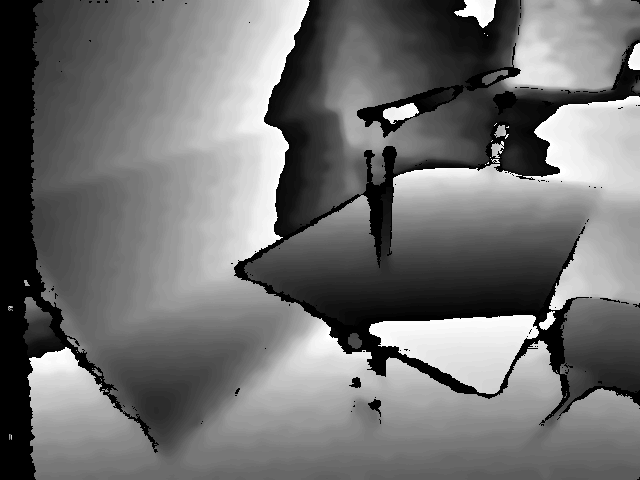
#> input picture dataset/ucl_data/depthTSDF/ucl_depth_09.png, 640 x 480 px; its folder holds only this picture in this run
$ python regenerate_datasets.py
#> lines starting #> are read from the running program, lines starting #| are printed output that depends on the picture; after the words box and inside, x2 and y2 are one past the last pixel; in counts of white or black regions, pixels touching at a corner belong together
### data_utils/prepare_ucl_data.py
import os
import numpy as np
import h5py
import glob
import cv2
from tqdm import tqdm
import pickle

def load_camera_intrinsics(intrinsics_path):
    """
    Load camera intrinsics for the UCL data.

    Args:
        intrinsics_path: Path to the intrinsics.txt file

    Returns:
        dict with camera parameters (fx, fy, cx, cy)
    """
#> called with intrinsics_path = 'dataset/ucl_data/intrinsics.txt'
    try:
        with open(intrinsics_path, 'r') as f:
#> (reads dataset/ucl_data/intrinsics.txt from the repository)
            lines = f.readlines()

            # Parse the depth intrinsics section
            depth_section = False
            for line in lines:
                if "Depth Intrinsics:" in line:
                    depth_section = True
                    continue

                if depth_section:
                    if "PPX:" in line:
                        cx = float(line.split(":")[1].strip())
                    elif "PPY:" in line:
                        cy = float(line.split(":")[1].strip())
                    elif "Fx:" in line:
                        fx = float(line.split(":")[1].strip())
                    elif "Fy:" in line:
                        fy = float(line.split(":")[1].strip())
                    elif "Extrinsics" in line:
                        # We've moved past the depth section
                        break
#> in prepare_ucl_data, depth_img is the input picture: shape (480, 640) uint16; min 0, max 65464, mean 28876

            return {
                'fx': fx,
                'fy': fy,
                'cx': cx,
                'cy': cy
            }
    except Exception as e:
        print(f"Error loading intrinsics from {intrinsics_path}: {e}")
        # Return default values if file can't be loaded
        return {
            'fx': 390.7360534667969,
            'fy': 390.7360534667969,
            'cx': 320.08819580078125,
            'cy': 244.1026153564453
        }

def depth_to_pointcloud(depth_img, intrinsics):
    """
    Convert depth image to 3D point cloud.

    Args:
        depth_img: HxW depth image
        intrinsics: dict with camera parameters (fx, fy, cx, cy)

    Returns:
        points: Nx3 array of 3D points
    """
    rows, cols = depth_img.shape
#> rows = 480; cols = 640
    c, r = np.meshgrid(np.arange(cols), np.arange(rows), sparse=True)
#> r = 480 values from 0 to 479

    # Convert to 3D coordinates
    z = depth_img.astype(float) / 1000.0  # Convert from mm to meters
    x = (c - intrinsics['cx']) * z / intrinsics['fx']
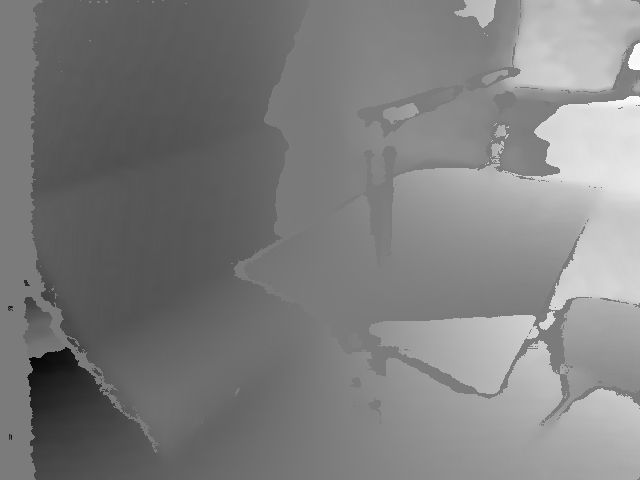
#> x: shape (480, 640) float64; min -50.1, max 53.43, mean 1.4; drawn with min black and max white
    y = (r - intrinsics['cy']) * z / intrinsics['fy']
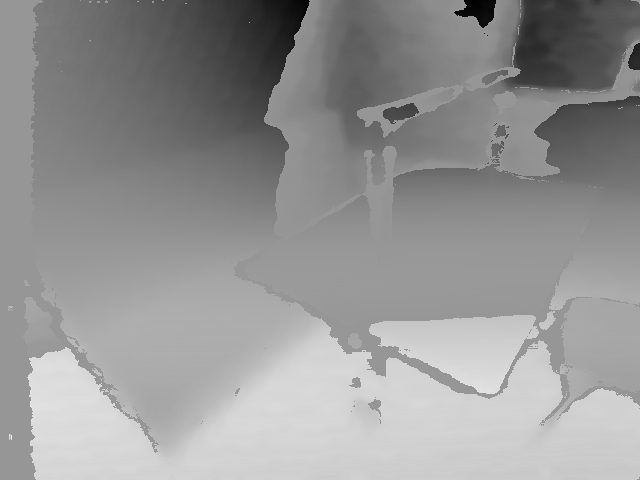
#> y: shape (480, 640) float64; min -40.9, max 28.53, mean -0.2; drawn with min black and max white

    # Stack coordinates and remove invalid points (where depth is 0)
    points = np.stack([x, y, z], axis=-1)
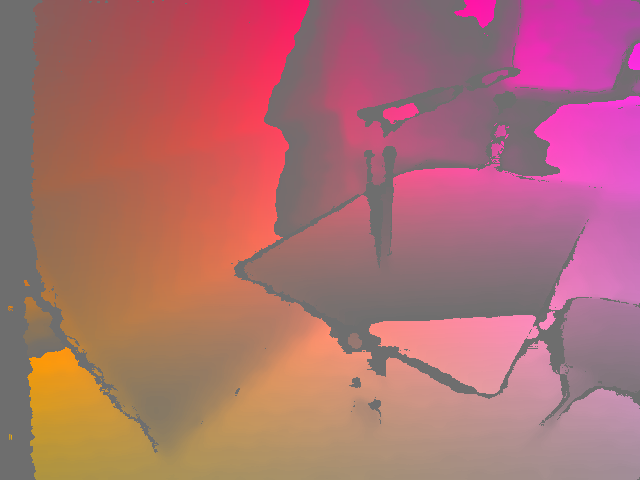
#> points: shape (480, 640, 3) float64; mean of channels 0, 1, 2 1.4, -0.2, 28.9; drawn with min black and max white
    valid_mask = depth_img > 0
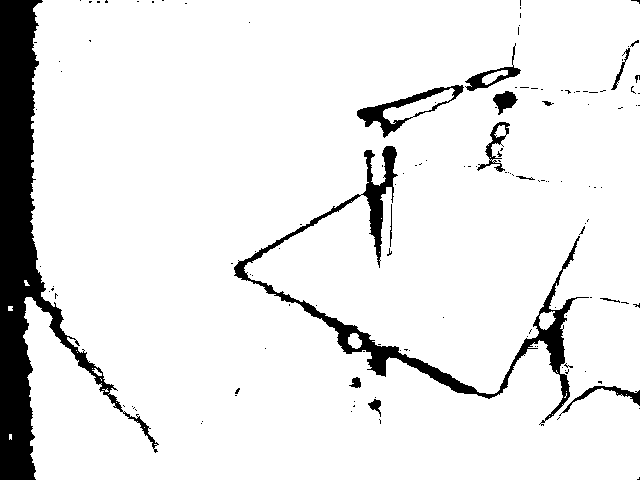
#> valid_mask: shape (480, 640) bool; 90.9% white; 136 black regions (120 under 20 px), largest, box (x1, y1, x2, y2) and area: (0, 0, 159, 480) 17083, (234, 146, 589, 426) 7053, (357, 85, 464, 138) 1231
    points = points[valid_mask]

    return points

def prepare_ucl_data(data_dir, output_file, max_points=1024):
    """
    Process UCL data and save to H5 file.

    Args:
        data_dir: Path to UCL data directory
        output_file: Path to output H5 file
        max_points: Maximum number of points per frame
    """
    print(f"Processing UCL data from {data_dir}")

    # Load camera intrinsics
    intrinsics_path = os.path.join(data_dir, 'intrinsics.txt')
    intrinsics = load_camera_intrinsics(intrinsics_path)
    print(f"Loaded camera intrinsics: {intrinsics}")

    # Define paths
    tsdf_dir = os.path.join(data_dir, 'depthTSDF')

    # Get list of TSDF files
    tsdf_files = sorted(glob.glob(os.path.join(tsdf_dir, '*.png')))
    print(f"Found {len(tsdf_files)} TSDF files")

    # Process each frame
    all_points = []
    all_labels = []

    # Tracking statistics
    total_frames = 0
    total_table_points = 0
    total_points = 0

    for tsdf_file in tqdm(tsdf_files, desc="Processing frames"):
        # Load depth image
        depth_img = cv2.imread(tsdf_file, cv2.IMREAD_ANYDEPTH)

        if depth_img is None:
            print(f"Warning: Could not load TSDF image {tsdf_file}")
            continue

        # Convert to point cloud
        points = depth_to_pointcloud(depth_img, intrinsics)

        # Skip if no valid points
        if len(points) == 0:
            print(f"Warning: No valid points in frame {tsdf_file}")
            continue

        # IMPORTANT: UCL data contains tables, so label ALL points as tables (label 1)
        labels = np.ones(len(points), dtype=np.int32)

        # Update statistics
        total_frames += 1
        frame_points = len(points)
#> frame_points = 279235
        total_points += frame_points
#> total_points = 279235
        total_table_points += frame_points  # All points are labeled as tables
#> total_table_points = 279235

        # Randomly sample points if max_points is specified
        if max_points is not None and len(points) > max_points:
            indices = np.random.choice(len(points), max_points, replace=False)
#> indices = 1024 values, max 279010 at index 311, min 29 at index 412, mean 139228
            points = points[indices]
#> points = 1024 rows, first 8: [1.03, 0.65, 4.46], [10.36, 16.43, 33.46], [-15, -2.74, 34.46], [-12.64, -10, 21.46], [-0.154, 17.16, 55.46], [8.88, 0.737, 14.46], [7.44, -4.54, 19.93], [-30.26, 19.3, 47.46]
            labels = labels[indices]  # Update labels too
#> labels = 1024 values from 1 to 1

            # Update statistics after sampling
            frame_points = len(points)
#> frame_points = 1024

        # Print frame statistics
        print(f"Frame {os.path.basename(tsdf_file)}: {frame_points} points (all labeled as tables)")
#| Frame ucl_depth_09.png: 1024 points (all labeled as tables)

        all_points.append(points)
        all_labels.append(labels)

    # Concatenate all points and labels
    all_points = np.vstack(all_points)
#> all_points has the same summary as points
    all_labels = np.concatenate(all_labels)
#> all_labels = 1024 values from 1 to 1

    # Save to HDF5
    with h5py.File(output_file, 'w') as f:
        f.create_dataset('data', data=all_points)
        f.create_dataset('label', data=all_labels)

    # Print summary statistics
    print(f"\n=== UCL DATASET SUMMARY ===")
    print(f"Total frames processed: {total_frames}")
    print(f"Total points: {len(all_points)}")
#| Total points: 1024
    print(f"Table points: {np.sum(all_labels)}/{len(all_labels)} ({np.sum(all_labels)/len(all_labels)*100:.2f}%)")
#| Table points: 1024/1024 (100.00%)
    print(f"All points are labeled as tables (1), since UCL data contains tables")
    print(f"Dataset saved to {output_file}")

# [6 lines that do not run on import are left out]

### data_utils/regenerate_datasets.py
"""
Regenerate the SUN3D and UCL datasets with fixed label processing.

This script:
1. Regenerates sun3d_train.h5 (MIT data with corrected polygon processing)
2. Regenerates sun3d_test.h5 (Harvard data with corrected polygon processing)
3. Regenerates ucl_data.h5 (UCL data with all points labeled as tables)
"""

import os
import sys
import subprocess
import argparse
import h5py
import numpy as np

def print_h5_info(h5_file, max_points_per_cloud=1024):
    """Print information about an h5 file, including how many point clouds have tables"""
#> called with h5_file = 'CW2-Dataset/ucl_data_fixed.h5', max_points_per_cloud = 1024
    try:
        with h5py.File(h5_file, 'r') as f:
            data = f['data'][:]
            labels = f['label'][:]

            # Calculate basic stats
            table_points = np.sum(labels)
            total_points = len(labels)
            table_percentage = (table_points / total_points * 100) if total_points > 0 else 0

            # Estimate the number of point clouds based on max_points
            # This assumes each point cloud has approximately max_points points
            estimated_num_clouds = total_points // max_points_per_cloud
            if total_points % max_points_per_cloud > 0:
                estimated_num_clouds += 1

            # Check if dataset has 'sample_indices' attribute to identify point cloud boundaries
            # If not, we'll use our estimate based on max_points
            if 'sample_indices' in f:
                indices = f['sample_indices'][:]
                clouds_with_tables = 0

                for i in range(len(indices)-1):
                    start_idx = indices[i]
                    end_idx = indices[i+1]
                    cloud_labels = labels[start_idx:end_idx]
                    if np.sum(cloud_labels) > 0:
                        clouds_with_tables += 1

                total_clouds = len(indices) - 1
            else:
                # If we don't have indices, try to estimate based on max_points
                clouds_with_tables = 0
                total_clouds = 0

                # Process data in chunks of max_points
                for i in range(0, total_points, max_points_per_cloud):
                    end_idx = min(i + max_points_per_cloud, total_points)
                    cloud_labels = labels[i:end_idx]
                    if np.sum(cloud_labels) > 0:
                        clouds_with_tables += 1
                    total_clouds += 1

            # Print information
            print(f"\nDataset information for {h5_file}:")
            print(f"  Total points: {total_points}")
            print(f"  Points labeled as tables: {table_points} ({table_percentage:.2f}%)")
            print(f"  Estimated total point clouds: {total_clouds}")
            print(f"  Point clouds with tables: {clouds_with_tables} ({clouds_with_tables/total_clouds*100:.2f}%)")

            return {
                'total_points': total_points,
                'table_points': table_points,
                'total_clouds': total_clouds,
                'clouds_with_tables': clouds_with_tables
            }
    except Exception as e:
        print(f"Error reading {h5_file}: {e}")
        return None

def main():
    parser = argparse.ArgumentParser()
    parser.add_argument('--sun3d_only', action='store_true', default=False,
                        help='Only regenerate SUN3D datasets (skip UCL)')
    parser.add_argument('--ucl_only', action='store_true', default=False,
                        help='Only regenerate UCL dataset (skip SUN3D)')
    parser.add_argument('--check_only', action='store_true', default=False,
                        help='Only check existing datasets without regenerating')
    parser.add_argument('--max_points', type=int, default=1024,
                        help='Maximum number of points per frame')
    args = parser.parse_args()

    # Directory for output files
    output_dir = 'CW2-Dataset'
    os.makedirs(output_dir, exist_ok=True)

    # Define dataset files
    sun3d_train_file = f'{output_dir}/sun3d_train_fixed.h5'
    sun3d_test_file = f'{output_dir}/sun3d_test_fixed.h5'
    ucl_data_file = f'{output_dir}/ucl_data_fixed.h5'

    # Check if we should just analyze existing files
    if args.check_only:
        print("=== Checking existing datasets ===")
        # Check original files
        original_train = f'{output_dir}/sun3d_train.h5'
        original_test = f'{output_dir}/sun3d_test.h5'
        original_ucl = f'{output_dir}/ucl_data.h5'

        print("\n=== ORIGINAL DATASETS ===")
        train_stats = None
        test_stats = None
        ucl_stats = None

        if os.path.exists(original_train):
            train_stats = print_h5_info(original_train, args.max_points)
        else:
            print(f"{original_train} does not exist")

        if os.path.exists(original_test):
            test_stats = print_h5_info(original_test, args.max_points)
        else:
            print(f"{original_test} does not exist")

        if os.path.exists(original_ucl):
            ucl_stats = print_h5_info(original_ucl, args.max_points)
        else:
            print(f"{original_ucl} does not exist")

        # Check fixed files
        print("\n=== FIXED DATASETS ===")
        fixed_train_stats = None
        fixed_test_stats = None
        fixed_ucl_stats = None

        if os.path.exists(sun3d_train_file):
            fixed_train_stats = print_h5_info(sun3d_train_file, args.max_points)
        else:
            print(f"{sun3d_train_file} does not exist")

        if os.path.exists(sun3d_test_file):
            fixed_test_stats = print_h5_info(sun3d_test_file, args.max_points)
        else:
            print(f"{sun3d_test_file} does not exist")

        if os.path.exists(ucl_data_file):
            fixed_ucl_stats = print_h5_info(ucl_data_file, args.max_points)
        else:
            print(f"{ucl_data_file} does not exist")

        # Print summary
        print("\n=== SUMMARY: POINT CLOUDS WITH TABLES ===")
        if train_stats and fixed_train_stats:
            print(f"SUN3D Train: Original {train_stats['clouds_with_tables']}/{train_stats['total_clouds']} " +
                  f"({train_stats['clouds_with_tables']/train_stats['total_clouds']*100:.2f}%), " +
                  f"Fixed {fixed_train_stats['clouds_with_tables']}/{fixed_train_stats['total_clouds']} " +
                  f"({fixed_train_stats['clouds_with_tables']/fixed_train_stats['total_clouds']*100:.2f}%)")

        if test_stats and fixed_test_stats:
            print(f"SUN3D Test: Original {test_stats['clouds_with_tables']}/{test_stats['total_clouds']} " +
                  f"({test_stats['clouds_with_tables']/test_stats['total_clouds']*100:.2f}%), " +
                  f"Fixed {fixed_test_stats['clouds_with_tables']}/{fixed_test_stats['total_clouds']} " +
                  f"({fixed_test_stats['clouds_with_tables']/fixed_test_stats['total_clouds']*100:.2f}%)")

        if ucl_stats and fixed_ucl_stats:
            print(f"UCL Data: Original {ucl_stats['clouds_with_tables']}/{ucl_stats['total_clouds']} " +
                  f"({ucl_stats['clouds_with_tables']/ucl_stats['total_clouds']*100:.2f}%), " +
                  f"Fixed {fixed_ucl_stats['clouds_with_tables']}/{fixed_ucl_stats['total_clouds']} " +
                  f"({fixed_ucl_stats['clouds_with_tables']/fixed_ucl_stats['total_clouds']*100:.2f}%)")

        return

    print("=== Regenerating datasets with fixed processing ===")
    print("This process will fix the issues with table labeling in the datasets.")

    # Regenerate SUN3D datasets if not ucl_only
    if not args.ucl_only:
        print("\n=== Regenerating SUN3D training dataset (MIT scenes) ===")
        print("This will correctly process polygon labels for tables in MIT scenes.")

        sun3d_train_cmd = [
            'python', 'data_utils/prepare_sun3d_dataset.py',
            '--data_dir', 'dataset/sun3d_data',
            '--prefix', 'mit',
            '--output', sun3d_train_file,
            '--max_points', str(args.max_points)
        ]
        subprocess.run(sun3d_train_cmd)

        if os.path.exists(sun3d_train_file):
            print_h5_info(sun3d_train_file, args.max_points)

        print("\n=== Regenerating SUN3D test dataset (Harvard scenes) ===")
        print("This will correctly process polygon labels for tables in Harvard scenes.")

        sun3d_test_cmd = [
            'python', 'data_utils/prepare_sun3d_dataset.py',
            '--data_dir', 'dataset/sun3d_data',
            '--prefix', 'harvard',
            '--output', sun3d_test_file,
            '--max_points', str(args.max_points)
        ]
        subprocess.run(sun3d_test_cmd)

        if os.path.exists(sun3d_test_file):
            print_h5_info(sun3d_test_file, args.max_points)

    # Regenerate UCL dataset if not sun3d_only
    if not args.sun3d_only:
        print("\n=== Regenerating UCL dataset (all labeled as tables) ===")
        print("This will label ALL points in UCL data as tables (label 1).")

        # Import prepare_ucl_data directly and run it
        sys.path.append('data_utils')
        from prepare_ucl_data import prepare_ucl_data

        prepare_ucl_data('dataset/ucl_data', ucl_data_file, max_points=args.max_points)

        if os.path.exists(ucl_data_file):
            print_h5_info(ucl_data_file, args.max_points)

    print("\n=== Dataset regeneration complete! ===")
    print("\nNew datasets:")
    if not args.ucl_only:
        print(f"- {sun3d_train_file}")
        print(f"- {sun3d_test_file}")
    if not args.sun3d_only:
        print(f"- {ucl_data_file}")

    print("\nTo use these datasets with the classification pipeline, update the file paths in your commands:")
    if not args.ucl_only:
        print(f"--train_file {sun3d_train_file} --test_file {sun3d_test_file}")
    if not args.sun3d_only:
        print(f"--ucl_file {ucl_data_file}")

if __name__ == "__main__":
    main()
